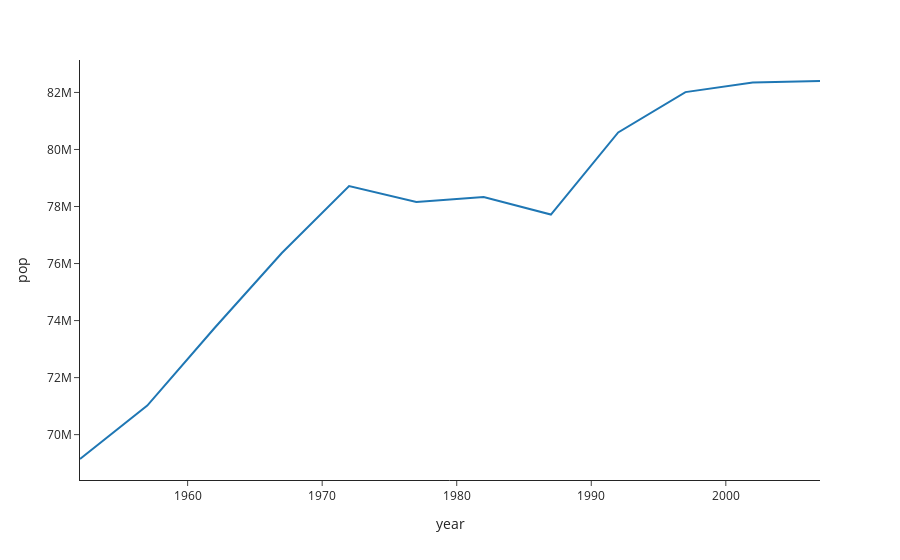

Notebook code for this chart:
### Markdown cell above
## Hover infos

### Code cell
'''SET THE HOVER DATA'''
# this has to be done while creating the figure
fig = px.line(df, x="year", y="pop",
             template="simple_white",hover_name="country", hover_data=["continent", "pop"])


'''STYLE HOVER LAYOUT'''
fig.update_layout(
    hoverlabel=dict(
        bgcolor="white",
        font_size=16
    )
)
fig.show()

### Figure 1 — Plotly figure (JSON) as saved in the notebook; plotly's stock layout.template omitted (floating-point values rounded to 4 significant figures)
{"data": [{"customdata": [["Europe"], ["Europe"], ["Europe"], ["Europe"], ["Europe"], ["Europe"], ["Europe"], ["Europe"], ["Europe"], ["Europe"], ["Europe"], ["Europe"]], "hovertemplate": "<b>%{hovertext}</b><br><br>year=%{x}<br>pop=%{y}<br>continent=%{customdata[0]}<extra></extra>", "hovertext": ["Germany", "Germany", "Germany", "Germany", "Germany", "Germany", "Germany", "Germany", "Germany", "Germany", "Germany", "Germany"], "legendgroup": "", "line": {"color": "#1F77B4", "dash": "solid"}, "marker": {"symbol": "circle"}, "mode": "lines", "name": "", "orientation": "v", "showlegend": false, "type": "scatter", "x": [1952, 1957, 1962, 1967, 1972, 1977, 1982, 1987, 1992, 1997, 2002, 2007], "xaxis": "x", "y": [69145952, 71019069, 73739117, 76368453, 78717088, 78160773, 78335266, 77718298, 80597764, 82011073, 82350671, 82400996], "yaxis": "y"}], "layout": {"hoverlabel": {"bgcolor": "white", "font": {"size": 16}}, "legend": {"tracegroupgap": 0}, "margin": {"t": 60}, "xaxis": {"anchor": "y", "domain": [0, 1], "title": {"text": "year"}}, "yaxis": {"anchor": "x", "domain": [0, 1], "title": {"text": "pop"}}}}
